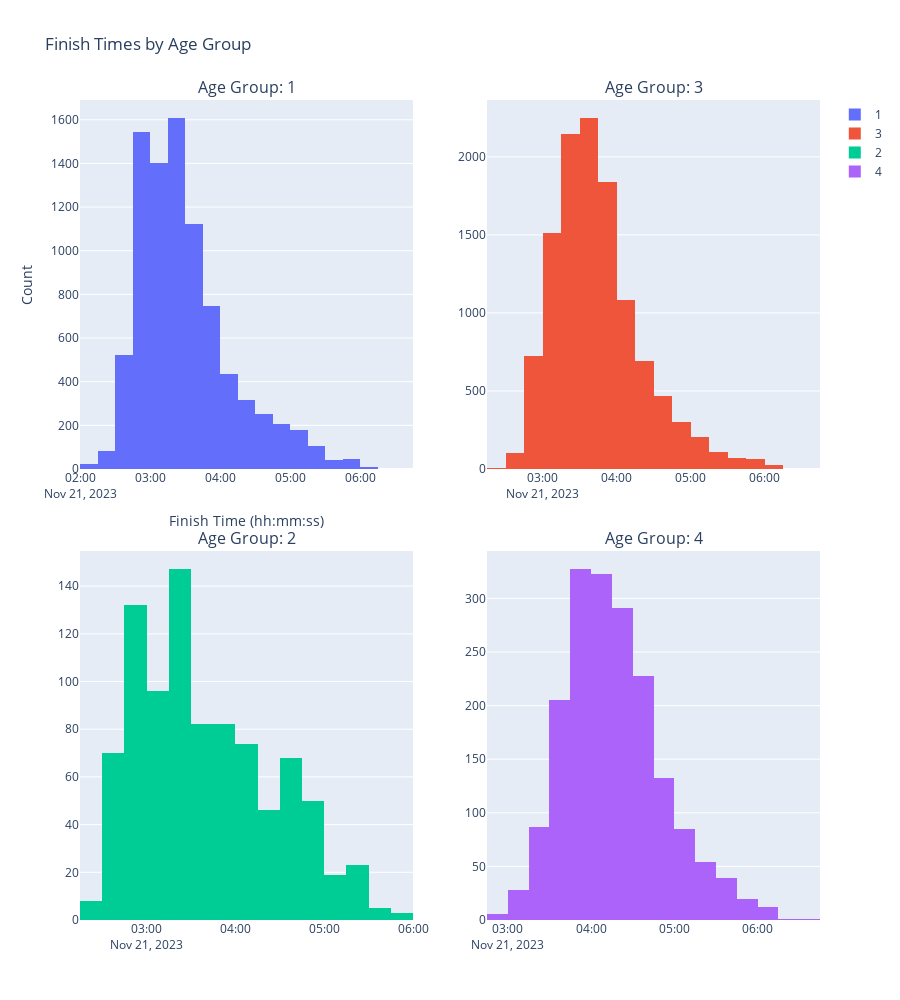

Notebook code cell kept with this figure:
### Markdown cell above
## Distributions per age group

### Code cell
df['datetime_finish'] = pd.to_datetime(df['datetime_finish'])

df['age_group'] = df['age_group'].astype(str)

# calculate the fastest and slowest finish times
fastest_time = df['datetime_finish'].min()
slowest_time = df['datetime_finish'].max()
mean_val = df['datetime_finish'].mean()
median_val = df['datetime_finish'].median()

# create the subplot titles
subplot_titles = [f"Age Group: {age_group}" for age_group in df['age_group'].unique()]

# create the subplots
fig = make_subplots(rows=2, cols=2, subplot_titles=subplot_titles, shared_yaxes=False, vertical_spacing=0.1, row_heights=None)

# add the histograms to the subplots
for i, age_group in enumerate(df['age_group'].unique()):
    df_age = df[df['age_group']==age_group]
    # "go histogram" leaves no room to remove the date in the plot
    fig.add_trace(go.Histogram(x=df_age['datetime_finish'], nbinsx=20, name=age_group), row=(i//2)+1, col=(i%2)+1)
    
# update the layout
fig.update_layout(height=1000,title_text='Finish Times by Age Group', xaxis_title_text='Finish Time (hh:mm:ss)', yaxis_title_text='Count')

# fig.add_vline(x=mean_val, line_dash="dash", line_color="black", name="Mean", line_width=3)

# show the figure
fig.show()

### Figure 1 — Plotly figure (JSON) as saved in the notebook; plotly's stock layout.template omitted (floating-point values rounded to 4 significant figures; data arrays with more than 128 entries replaced by an {"elided": "..."} marker saying what was removed)
{"data": [{"name": "1", "nbinsx": 20, "type": "histogram", "x": {"elided": "8642 str values"}, "xaxis": "x", "yaxis": "y"}, {"name": "3", "nbinsx": 20, "type": "histogram", "x": {"elided": "11603 str values"}, "xaxis": "x2", "yaxis": "y2"}, {"name": "2", "nbinsx": 20, "type": "histogram", "x": {"elided": "905 str values"}, "xaxis": "x3", "yaxis": "y3"}, {"name": "4", "nbinsx": 20, "type": "histogram", "x": {"elided": "1839 str values"}, "xaxis": "x4", "yaxis": "y4"}], "layout": {"annotations": [{"font": {"size": 16}, "showarrow": false, "text": "Age Group: 1", "x": 0.225, "xanchor": "center", "xref": "paper", "y": 1, "yanchor": "bottom", "yref": "paper"}, {"font": {"size": 16}, "showarrow": false, "text": "Age Group: 3", "x": 0.775, "xanchor": "center", "xref": "paper", "y": 1, "yanchor": "bottom", "yref": "paper"}, {"font": {"size": 16}, "showarrow": false, "text": "Age Group: 2", "x": 0.225, "xanchor": "center", "xref": "paper", "y": 0.45, "yanchor": "bottom", "yref": "paper"}, {"font": {"size": 16}, "showarrow": false, "text": "Age Group: 4", "x": 0.775, "xanchor": "center", "xref": "paper", "y": 0.45, "yanchor": "bottom", "yref": "paper"}], "height": 1000, "title": {"text": "Finish Times by Age Group"}, "xaxis": {"anchor": "y", "domain": [0, 0.45], "title": {"text": "Finish Time (hh:mm:ss)"}}, "xaxis2": {"anchor": "y2", "domain": [0.55, 1]}, "xaxis3": {"anchor": "y3", "domain": [0, 0.45]}, "xaxis4": {"anchor": "y4", "domain": [0.55, 1]}, "yaxis": {"anchor": "x", "domain": [0.55, 1], "title": {"text": "Count"}}, "yaxis2": {"anchor": "x2", "domain": [0.55, 1]}, "yaxis3": {"anchor": "x3", "domain": [0, 0.45]}, "yaxis4": {"anchor": "x4", "domain": [0, 0.45]}}}
